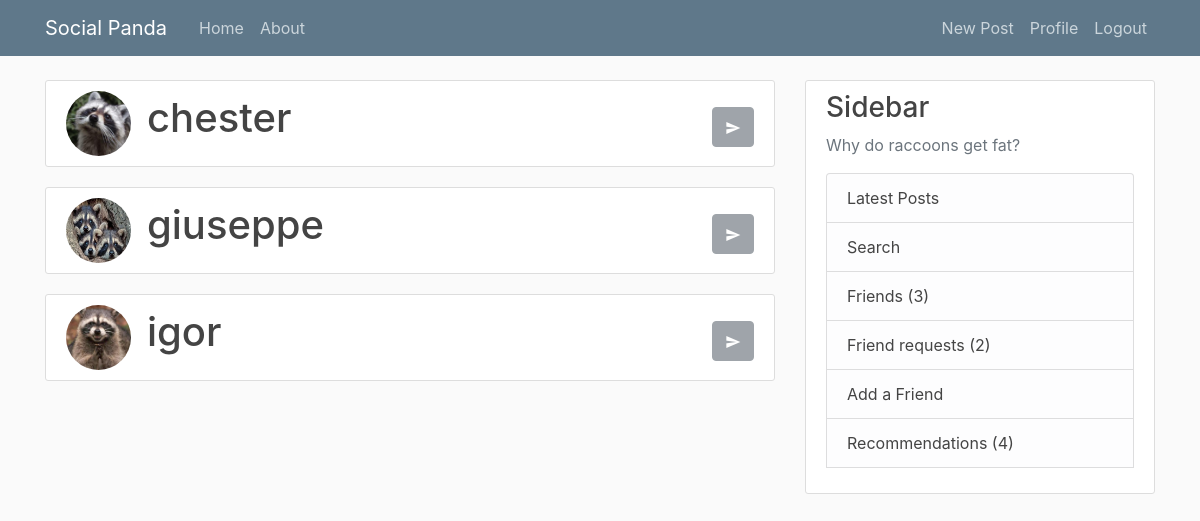
Screenshot of /post/11/share/ (signed in) with the database file from the repository.
### blog/models.py (models this page shows, shortened)
class Friend(models.Model):
    current_user = models.ForeignKey(
        User, on_delete=models.CASCADE, null=True, related_name="current_user"
    )
    current_user_friend = models.ForeignKey(
        User, on_delete=models.CASCADE, null=True, related_name="current_user_friend"
    )

### users/models.py (models this page shows, shortened)
class Profile(models.Model):
    user = models.OneToOneField(User, on_delete=models.CASCADE)
    image = models.ImageField(default="default.jpg", upload_to="profile_pics")

### blog/views.py (the view)
# urls.py: path("post/<int:pk>/share/", PostShareListView.as_view(), name="post-share"),
class PostShareListView(LoginRequiredMixin, ListView):
    model = Friend
    template_name = "blog/share.html"
    def get_context_data(self, *, object_list=None, **kwargs):
        friends = Friend.objects.filter(current_user_id=self.request.user.id)
        post_id = self.kwargs["pk"]
        current_user = self.request.user
        friends_shared = []
        for friend in friends:
            if (
                    SharedPost.objects.filter(post_id=post_id)
                            .filter(post_sender=current_user)
                            .filter(post_receiver=friend.current_user_friend)
                            .exists()
            ):
                shared = True
            else:
                shared = False
            friends_shared.append((friend, shared))
        kwargs.update(
            {"friends_shared": friends_shared, "post_id": post_id, }
        )
        return super().get_context_data(object_list=None, **kwargs)

### blog/context_processors.py (called while the page is built)
def friend_requests(request):
    user = request.user
    friend_request_count = FriendRequest.objects.filter(receiver_id=user.id).count()
    friend_count = Friend.objects.filter(current_user_id=user.id).count()
    shared_posts_count = SharedPost.objects.filter(post_receiver_id=user.id).count()
    return {
        "friend_request_count": friend_request_count,
        "friends_count": friend_count,
        "shared_posts_count": shared_posts_count,
    }

### blog/templates/blog/share.html (shortened to what this page needs)
{% extends 'blog/base.html'%}
{% block content %}
{% if user.is_authenticated  %}
{% if friends_shared %}
{% for friend in friends_shared %}
<form action="{% url 'post-shared' %}" method="post">
    <article class="media content-section">
        <img class="rounded-circle article-img" src="{{ friend.0.current_user_friend.profile.image.url }}">
        <div class="media-body">
            <h1><a class="article-title vertical-align">{{ friend.0.current_user_friend.username }}</a>
                {% if friend.1 %}
                <button class="btn btn-secondary mt-3 pt-2 material-icons vertical-align" disabled="true"
                        style="float:right">
                </button>
                {% else %}
                <button class="btn btn-outline-info mt-3 pt-2 material-icons vertical-align" style="float:right"
                        type="submit">
                    send
                </button>
                {% endif %}
            </h1>
    </article>
</form>
{% endfor %}
{% else %}
<h3>It seems you don't have any friends yet.</h3>
<p>Try adding some<a class="ml-1" href="{% url 'add-friend' %}">Here</a></p>
{% endif %}
{%endif%}
{% endblock content %}

### blog/static/blog/main.css (style rules this page uses)
body { background: #fafafa; color: #333333; margin-top: 5rem; }
h1, h2, h3, h4, h5, h6 { color: #444444; }
.content-section { background: #ffffff; padding: 10px 20px; border: 1px solid #dddddd; border-radius: 3px; margin-bottom: 20px; }
.article-title { color: #444444; }
.article-img { height: 65px; width: 65px; margin-right: 16px; }
.vertical-align { vertical-align: middle; }

### rows the page displays
Friend: current_user_friend.image (picture), current_user_friend.username "chester"
Friend: current_user_friend.image (picture), current_user_friend.username "giuseppe"
Friend: current_user_friend.image (placeholder picture), current_user_friend.username "igor"

### other values shown
{{ friends_count }} "3"
{{ friend_request_count }} "2"
{{ shared_posts_count }} "4"
